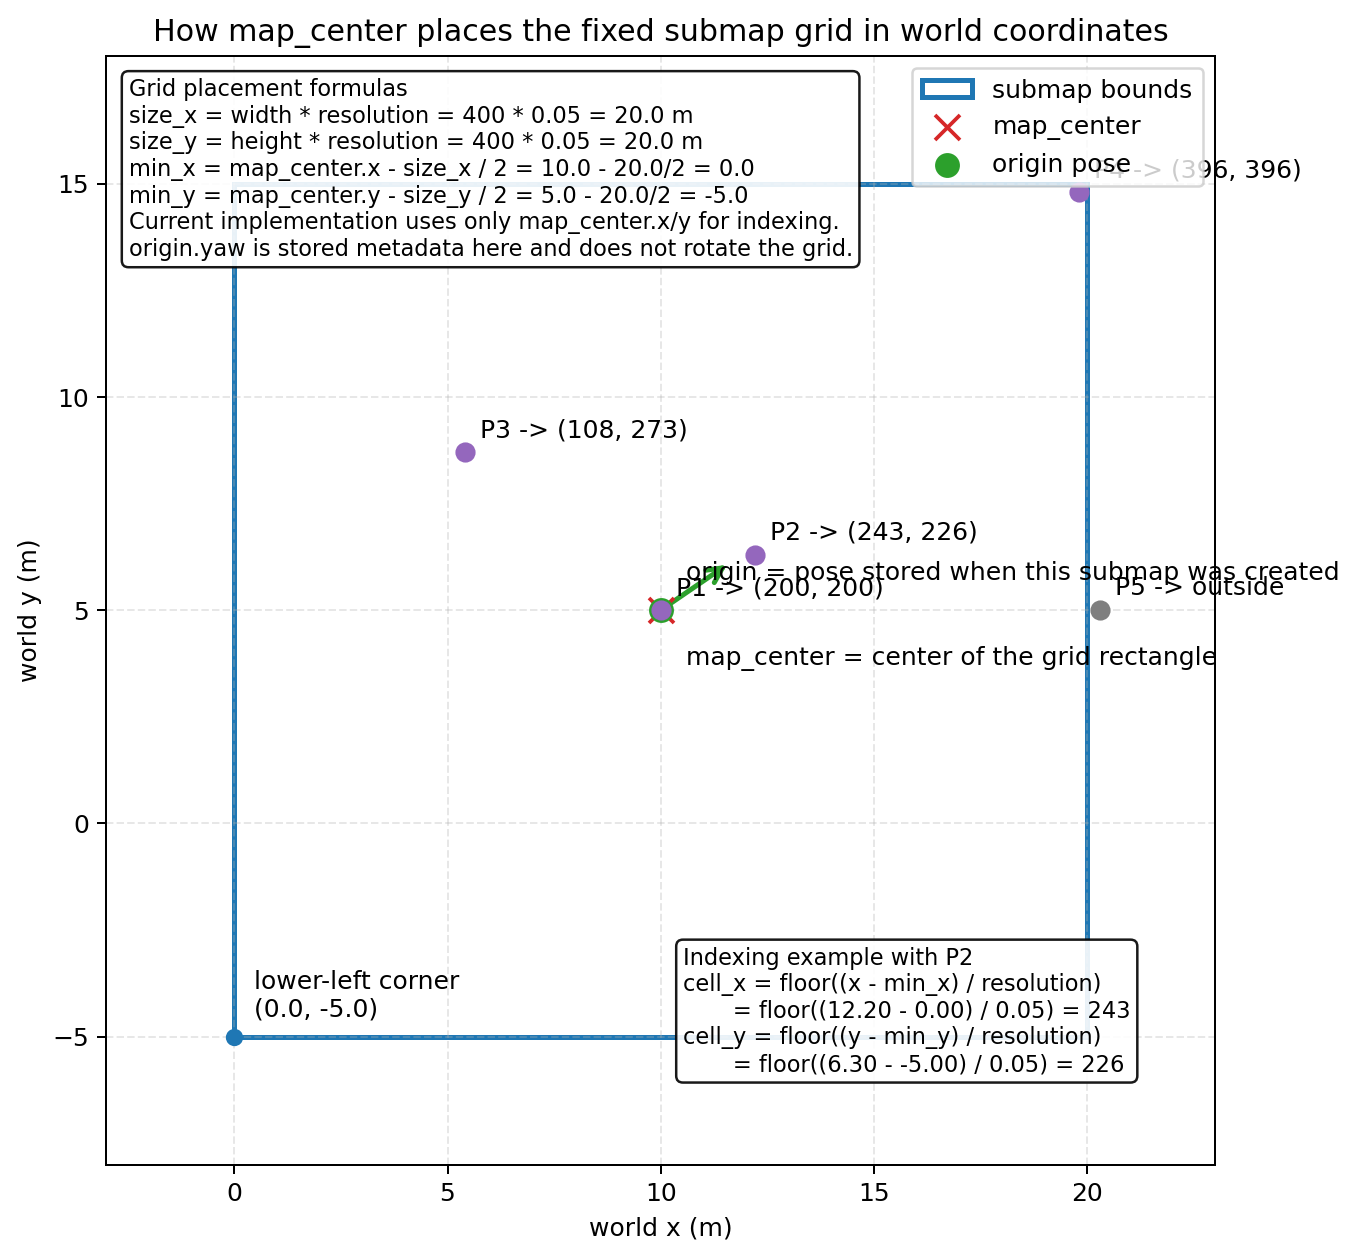

Here is the Python script that generated this plot:
#!/usr/bin/env python3
# Copyright 2026 zwc
#
# Licensed under the Apache License, Version 2.0 (the "License");
# you may not use this file except in compliance with the License.
# You may obtain a copy of the License at
#
#     http://www.apache.org/licenses/LICENSE-2.0
#
# Unless required by applicable law or agreed to in writing, software
# distributed under the License is distributed on an "AS IS" BASIS,
# WITHOUT WARRANTIES OR CONDITIONS OF ANY KIND, either express or implied.
# See the License for the specific language governing permissions and
# limitations under the License.

from __future__ import annotations

import argparse
import math
import os
from dataclasses import dataclass


@dataclass(frozen=True)
class Point2D:
    x: float
    y: float


@dataclass(frozen=True)
class Pose2D:
    x: float
    y: float
    yaw: float


class SubmapGridDemo:
    def __init__(
        self,
        resolution: float,
        width: int,
        height: int,
        map_center: Point2D,
        origin: Pose2D,
    ) -> None:
        self.resolution = resolution
        self.width = width
        self.height = height
        self.map_center = map_center
        self.origin = origin

    @property
    def size_x_m(self) -> float:
        return self.width * self.resolution

    @property
    def size_y_m(self) -> float:
        return self.height * self.resolution

    @property
    def min_x(self) -> float:
        return self.map_center.x - 0.5 * self.size_x_m

    @property
    def min_y(self) -> float:
        return self.map_center.y - 0.5 * self.size_y_m

    @property
    def max_x(self) -> float:
        return self.min_x + self.size_x_m

    @property
    def max_y(self) -> float:
        return self.min_y + self.size_y_m

    def world_to_grid(self, point: Point2D) -> tuple[int, int] | None:
        cell_x = math.floor((point.x - self.min_x) / self.resolution)
        cell_y = math.floor((point.y - self.min_y) / self.resolution)
        if not (0 <= cell_x < self.width and 0 <= cell_y < self.height):
            return None
        return cell_x, cell_y

    def grid_to_world_center(self, index: tuple[int, int]) -> Point2D:
        cell_x, cell_y = index
        return Point2D(
            self.min_x + (cell_x + 0.5) * self.resolution,
            self.min_y + (cell_y + 0.5) * self.resolution,
        )


def parse_point(text: str) -> Point2D:
    x_text, y_text = text.split(",")
    return Point2D(float(x_text), float(y_text))


def parse_pose(text: str) -> Pose2D:
    x_text, y_text, yaw_text = text.split(",")
    return Pose2D(float(x_text), float(y_text), float(yaw_text))


def build_default_samples(grid: SubmapGridDemo) -> list[Point2D]:
    return [
        Point2D(grid.map_center.x, grid.map_center.y),
        Point2D(grid.map_center.x + 2.2, grid.map_center.y + 1.3),
        Point2D(grid.map_center.x - 4.6, grid.map_center.y + 3.7),
        Point2D(grid.max_x - 0.2, grid.max_y - 0.2),
        Point2D(grid.max_x + 0.3, grid.map_center.y),
    ]


def print_explanation(grid: SubmapGridDemo, samples: list[Point2D]) -> None:
    print("Submap grid demo")
    print("================")
    print(f"resolution       : {grid.resolution:.3f} m/cell")
    print(f"grid size        : {grid.width} x {grid.height} cells")
    print(f"map size         : {grid.size_x_m:.3f} m x {grid.size_y_m:.3f} m")
    print(
        "map_center       : "
        f"({grid.map_center.x:.3f}, {grid.map_center.y:.3f})  <- center of the whole grid"
    )
    print(
        "origin pose      : "
        f"({grid.origin.x:.3f}, {grid.origin.y:.3f}, yaw={grid.origin.yaw:.3f})"
    )
    print(
        "map bounds       : "
        f"x[{grid.min_x:.3f}, {grid.max_x:.3f}] "
        f"y[{grid.min_y:.3f}, {grid.max_y:.3f}]"
    )
    print()
    print("Sample world points")
    print("-------------------")
    for point in samples:
        index = grid.world_to_grid(point)
        if index is None:
            print(
                f"world ({point.x:.3f}, {point.y:.3f}) -> outside grid "
                f"because it is not inside x[{grid.min_x:.3f}, {grid.max_x:.3f}) "
                f"and y[{grid.min_y:.3f}, {grid.max_y:.3f})"
            )
            continue
        cell_center = grid.grid_to_world_center(index)
        print(
            f"world ({point.x:.3f}, {point.y:.3f}) -> grid {index} "
            f"-> cell center ({cell_center.x:.3f}, {cell_center.y:.3f})"
        )


def render_plot(
    grid: SubmapGridDemo,
    samples: list[Point2D],
    output_path: str | None,
    show_window: bool,
) -> None:
    headless = not os.environ.get("DISPLAY")
    if output_path or headless:
        import matplotlib

        matplotlib.use("Agg")

    import matplotlib.pyplot as plt
    from matplotlib.patches import FancyArrowPatch, Rectangle

    figure, axis = plt.subplots(figsize=(8, 8))

    grid_patch = Rectangle(
        (grid.min_x, grid.min_y),
        grid.size_x_m,
        grid.size_y_m,
        fill=False,
        linewidth=2.0,
        edgecolor="tab:blue",
        label="submap bounds",
    )
    axis.add_patch(grid_patch)

    axis.scatter(
        [grid.map_center.x],
        [grid.map_center.y],
        color="tab:red",
        s=100,
        marker="x",
        label="map_center",
        zorder=4,
    )

    axis.scatter(
        [grid.origin.x],
        [grid.origin.y],
        color="tab:green",
        s=80,
        marker="o",
        label="origin pose",
        zorder=4,
    )

    arrow_length = max(grid.size_x_m, grid.size_y_m) * 0.1
    yaw_end = Point2D(
        grid.origin.x + arrow_length * math.cos(grid.origin.yaw),
        grid.origin.y + arrow_length * math.sin(grid.origin.yaw),
    )
    axis.add_patch(
        FancyArrowPatch(
            (grid.origin.x, grid.origin.y),
            (yaw_end.x, yaw_end.y),
            arrowstyle="->",
            mutation_scale=15,
            linewidth=2.0,
            color="tab:green",
        )
    )

    inside_points: list[tuple[int, Point2D, tuple[int, int]]] = []
    for index, point in enumerate(samples, start=1):
        grid_index = grid.world_to_grid(point)
        color = "tab:purple" if grid_index is not None else "tab:gray"
        axis.scatter([point.x], [point.y], color=color, s=50, zorder=5)
        if grid_index is not None:
            inside_points.append((index, point, grid_index))
            cell_center = grid.grid_to_world_center(grid_index)
            cell_patch = Rectangle(
                (
                    cell_center.x - 0.5 * grid.resolution,
                    cell_center.y - 0.5 * grid.resolution,
                ),
                grid.resolution,
                grid.resolution,
                fill=True,
                alpha=0.15,
                linewidth=1.0,
                edgecolor=color,
                facecolor=color,
            )
            axis.add_patch(cell_patch)
            label = f"P{index} -> {grid_index}"
        else:
            label = f"P{index} -> outside"
        axis.annotate(label, (point.x, point.y), textcoords="offset points", xytext=(6, 6))

    axis.annotate(
        "map_center = center of the grid rectangle",
        (grid.map_center.x, grid.map_center.y),
        textcoords="offset points",
        xytext=(10, -22),
    )
    axis.annotate(
        "origin = pose stored when this submap was created",
        (grid.origin.x, grid.origin.y),
        textcoords="offset points",
        xytext=(10, 12),
    )

    axis.scatter([grid.min_x], [grid.min_y], color="tab:blue", s=35, zorder=5)
    axis.annotate(
        f"lower-left corner\n({grid.min_x:.1f}, {grid.min_y:.1f})",
        (grid.min_x, grid.min_y),
        textcoords="offset points",
        xytext=(8, 8),
    )

    formula_text = "\n".join(
        [
            "Grid placement formulas",
            (
                f"size_x = width * resolution = {grid.width} * "
                f"{grid.resolution:.2f} = {grid.size_x_m:.1f} m"
            ),
            (
                f"size_y = height * resolution = {grid.height} * "
                f"{grid.resolution:.2f} = {grid.size_y_m:.1f} m"
            ),
            (
                f"min_x = map_center.x - size_x / 2 = {grid.map_center.x:.1f} - "
                f"{grid.size_x_m:.1f}/2 = {grid.min_x:.1f}"
            ),
            (
                f"min_y = map_center.y - size_y / 2 = {grid.map_center.y:.1f} - "
                f"{grid.size_y_m:.1f}/2 = {grid.min_y:.1f}"
            ),
            "Current implementation uses only map_center.x/y for indexing.",
            "origin.yaw is stored metadata here and does not rotate the grid.",
        ]
    )
    axis.text(
        0.02,
        0.98,
        formula_text,
        transform=axis.transAxes,
        va="top",
        ha="left",
        fontsize=9,
        bbox={"boxstyle": "round", "facecolor": "white", "alpha": 0.9},
    )

    if inside_points:
        point_index, point, grid_index = (
            inside_points[1] if len(inside_points) > 1 else inside_points[0]
        )
        sample_formula_text = "\n".join(
            [
                f"Indexing example with P{point_index}",
                "cell_x = floor((x - min_x) / resolution)",
                (
                    f"       = floor(({point.x:.2f} - {grid.min_x:.2f}) / "
                    f"{grid.resolution:.2f}) = {grid_index[0]}"
                ),
                "cell_y = floor((y - min_y) / resolution)",
                (
                    f"       = floor(({point.y:.2f} - {grid.min_y:.2f}) / "
                    f"{grid.resolution:.2f}) = {grid_index[1]}"
                ),
            ]
        )
        axis.text(
            0.52,
            0.08,
            sample_formula_text,
            transform=axis.transAxes,
            va="bottom",
            ha="left",
            fontsize=9,
            bbox={"boxstyle": "round", "facecolor": "white", "alpha": 0.9},
        )

    padding = max(grid.size_x_m, grid.size_y_m) * 0.15
    axis.set_xlim(grid.min_x - padding, grid.max_x + padding)
    axis.set_ylim(grid.min_y - padding, grid.max_y + padding)
    axis.set_aspect("equal", adjustable="box")
    axis.grid(True, linestyle="--", alpha=0.3)
    axis.set_xlabel("world x (m)")
    axis.set_ylabel("world y (m)")
    axis.set_title("How map_center places the fixed submap grid in world coordinates")
    axis.legend(loc="upper right")

    if output_path:
        figure.savefig(output_path, dpi=180, bbox_inches="tight")
        print(f"\nSaved figure to: {output_path}")

    if show_window and not headless:
        plt.show()

    plt.close(figure)


def main() -> None:
    parser = argparse.ArgumentParser(
        description="Visualize how map_center_ defines the placement of a fixed submap grid."
    )
    parser.add_argument("--resolution", type=float, default=0.05)
    parser.add_argument("--width", type=int, default=400)
    parser.add_argument("--height", type=int, default=400)
    parser.add_argument("--map-center", type=parse_point, default=Point2D(10.0, 5.0))
    parser.add_argument("--origin", type=parse_pose, default=Pose2D(10.0, 5.0, 0.6))
    parser.add_argument(
        "--sample-point",
        type=parse_point,
        action="append",
        default=[],
        help="World point as x,y. Can be repeated.",
    )
    parser.add_argument("--output", type=str, default=None, help="Optional output image path.")
    parser.add_argument(
        "--no-show",
        action="store_true",
        help="Do not open an interactive window.",
    )
    args = parser.parse_args()

    grid = SubmapGridDemo(
        resolution=args.resolution,
        width=args.width,
        height=args.height,
        map_center=args.map_center,
        origin=args.origin,
    )
    samples = args.sample_point or build_default_samples(grid)

    print_explanation(grid, samples)
    render_plot(grid, samples, args.output, show_window=not args.no_show)


if __name__ == "__main__":
    main()
